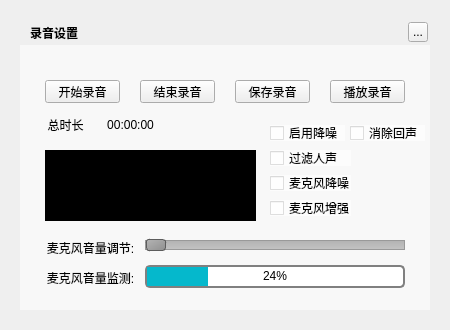
<?xml version="1.0" encoding="UTF-8"?>
<ui version="4.0">
 <class>MusicAudioRecorderWidget</class>
 <widget class="QWidget" name="MusicAudioRecorderWidget">
  <property name="geometry">
   <rect>
    <x>0</x>
    <y>0</y>
    <width>450</width>
    <height>330</height>
   </rect>
  </property>
  <property name="windowTitle">
   <string>MusicAudioRecorderWidget</string>
  </property>
  <widget class="QLabel" name="background">
   <property name="geometry">
    <rect>
     <x>20</x>
     <y>20</y>
     <width>410</width>
     <height>290</height>
    </rect>
   </property>
   <property name="text">
    <string/>
   </property>
  </widget>
  <widget class="QLabel" name="topTitleName">
   <property name="geometry">
    <rect>
     <x>30</x>
     <y>20</y>
     <width>100</width>
     <height>25</height>
    </rect>
   </property>
   <property name="styleSheet">
    <string notr="true">color:&quot;#FFFFFF&quot;;font-weight:bold</string>
   </property>
   <property name="text">
    <string>录音设置</string>
   </property>
  </widget>
  <widget class="QToolButton" name="topTitleCloseButton">
   <property name="geometry">
    <rect>
     <x>408</x>
     <y>22</y>
     <width>20</width>
     <height>20</height>
    </rect>
   </property>
   <property name="text">
    <string>...</string>
   </property>
  </widget>
  <widget class="QPushButton" name="startButton">
   <property name="geometry">
    <rect>
     <x>45</x>
     <y>80</y>
     <width>75</width>
     <height>23</height>
    </rect>
   </property>
   <property name="text">
    <string>开始录音</string>
   </property>
  </widget>
  <widget class="QPushButton" name="stopButton">
   <property name="geometry">
    <rect>
     <x>140</x>
     <y>80</y>
     <width>75</width>
     <height>23</height>
    </rect>
   </property>
   <property name="text">
    <string>结束录音</string>
   </property>
  </widget>
  <widget class="QPushButton" name="playButton">
   <property name="geometry">
    <rect>
     <x>330</x>
     <y>80</y>
     <width>75</width>
     <height>23</height>
    </rect>
   </property>
   <property name="text">
    <string>播放录音</string>
   </property>
  </widget>
  <widget class="QLabel" name="label">
   <property name="geometry">
    <rect>
     <x>45</x>
     <y>117</y>
     <width>41</width>
     <height>16</height>
    </rect>
   </property>
   <property name="text">
    <string>总时长</string>
   </property>
   <property name="alignment">
    <set>Qt::AlignCenter</set>
   </property>
  </widget>
  <widget class="QLabel" name="timer">
   <property name="geometry">
    <rect>
     <x>100</x>
     <y>117</y>
     <width>61</width>
     <height>16</height>
    </rect>
   </property>
   <property name="text">
    <string>00:00:00</string>
   </property>
   <property name="alignment">
    <set>Qt::AlignCenter</set>
   </property>
  </widget>
  <widget class="QLabel" name="timer_2">
   <property name="geometry">
    <rect>
     <x>45</x>
     <y>150</y>
     <width>211</width>
     <height>71</height>
    </rect>
   </property>
   <property name="styleSheet">
    <string notr="true">background:black</string>
   </property>
   <property name="alignment">
    <set>Qt::AlignCenter</set>
   </property>
  </widget>
  <widget class="QSlider" name="horizontalSlider">
   <property name="geometry">
    <rect>
     <x>145</x>
     <y>235</y>
     <width>260</width>
     <height>20</height>
    </rect>
   </property>
   <property name="styleSheet">
    <string notr="true">QSlider::groove:horizontal {
    border: 1px solid #999999;
    height: 8px; /* the groove expands to the size of the slider by default. by giving it a height, it has a fixed size */
    background: qlineargradient(x1:0, y1:0, x2:0, y2:1, stop:0 #B1B1B1, stop:1 #c4c4c4);
    margin: 2px 0;
}

QSlider::handle:horizontal {
    background: qlineargradient(x1:0, y1:0, x2:1, y2:1, stop:0 #b4b4b4, stop:1 #8f8f8f);
    border: 1px solid #5c5c5c;
    width: 18px;
    margin: -2px 0; /* handle is placed by default on the contents rect of the groove. Expand outside the groove */
    border-radius: 3px;
}</string>
   </property>
   <property name="orientation">
    <enum>Qt::Horizontal</enum>
   </property>
  </widget>
  <widget class="QProgressBar" name="progress">
   <property name="geometry">
    <rect>
     <x>145</x>
     <y>265</y>
     <width>260</width>
     <height>23</height>
    </rect>
   </property>
   <property name="styleSheet">
    <string notr="true">QProgressBar {
    border: 2px solid grey;
    border-radius: 5px;
}

QProgressBar::chunk {
    background-color: #05B8CC;
}</string>
   </property>
   <property name="value">
    <number>24</number>
   </property>
   <property name="alignment">
    <set>Qt::AlignCenter</set>
   </property>
  </widget>
  <widget class="QPushButton" name="saveButton">
   <property name="geometry">
    <rect>
     <x>235</x>
     <y>80</y>
     <width>75</width>
     <height>23</height>
    </rect>
   </property>
   <property name="text">
    <string>保存录音</string>
   </property>
  </widget>
  <widget class="QLabel" name="label_2">
   <property name="geometry">
    <rect>
     <x>45</x>
     <y>240</y>
     <width>91</width>
     <height>15</height>
    </rect>
   </property>
   <property name="text">
    <string>麦克风音量调节:</string>
   </property>
   <property name="alignment">
    <set>Qt::AlignCenter</set>
   </property>
  </widget>
  <widget class="QLabel" name="label_3">
   <property name="geometry">
    <rect>
     <x>45</x>
     <y>270</y>
     <width>91</width>
     <height>15</height>
    </rect>
   </property>
   <property name="text">
    <string>麦克风音量监测:</string>
   </property>
   <property name="alignment">
    <set>Qt::AlignCenter</set>
   </property>
  </widget>
  <widget class="QWidget" name="backgroundMask" native="true">
   <property name="geometry">
    <rect>
     <x>20</x>
     <y>45</y>
     <width>410</width>
     <height>265</height>
    </rect>
   </property>
   <property name="styleSheet">
    <string notr="true">background:rgba(255,255,255,150)</string>
   </property>
   <widget class="QCheckBox" name="checkBox">
    <property name="geometry">
     <rect>
      <x>250</x>
      <y>155</y>
      <width>81</width>
      <height>16</height>
     </rect>
    </property>
    <property name="text">
     <string>麦克风增强</string>
    </property>
   </widget>
   <widget class="QCheckBox" name="checkBox_2">
    <property name="geometry">
     <rect>
      <x>250</x>
      <y>130</y>
      <width>81</width>
      <height>16</height>
     </rect>
    </property>
    <property name="text">
     <string>麦克风降噪</string>
    </property>
   </widget>
   <widget class="QCheckBox" name="checkBox_3">
    <property name="geometry">
     <rect>
      <x>250</x>
      <y>80</y>
      <width>75</width>
      <height>16</height>
     </rect>
    </property>
    <property name="text">
     <string>启用降噪</string>
    </property>
   </widget>
   <widget class="QCheckBox" name="checkBox_4">
    <property name="geometry">
     <rect>
      <x>330</x>
      <y>80</y>
      <width>75</width>
      <height>16</height>
     </rect>
    </property>
    <property name="text">
     <string>消除回声</string>
    </property>
   </widget>
   <widget class="QCheckBox" name="checkBox_5">
    <property name="geometry">
     <rect>
      <x>250</x>
      <y>105</y>
      <width>81</width>
      <height>16</height>
     </rect>
    </property>
    <property name="text">
     <string>过滤人声</string>
    </property>
   </widget>
  </widget>
  <zorder>background</zorder>
  <zorder>backgroundMask</zorder>
  <zorder>topTitleName</zorder>
  <zorder>topTitleCloseButton</zorder>
  <zorder>startButton</zorder>
  <zorder>stopButton</zorder>
  <zorder>playButton</zorder>
  <zorder>label</zorder>
  <zorder>timer</zorder>
  <zorder>timer_2</zorder>
  <zorder>horizontalSlider</zorder>
  <zorder>progress</zorder>
  <zorder>saveButton</zorder>
  <zorder>label_2</zorder>
  <zorder>label_3</zorder>
 </widget>
 <resources/>
 <connections/>
</ui>
